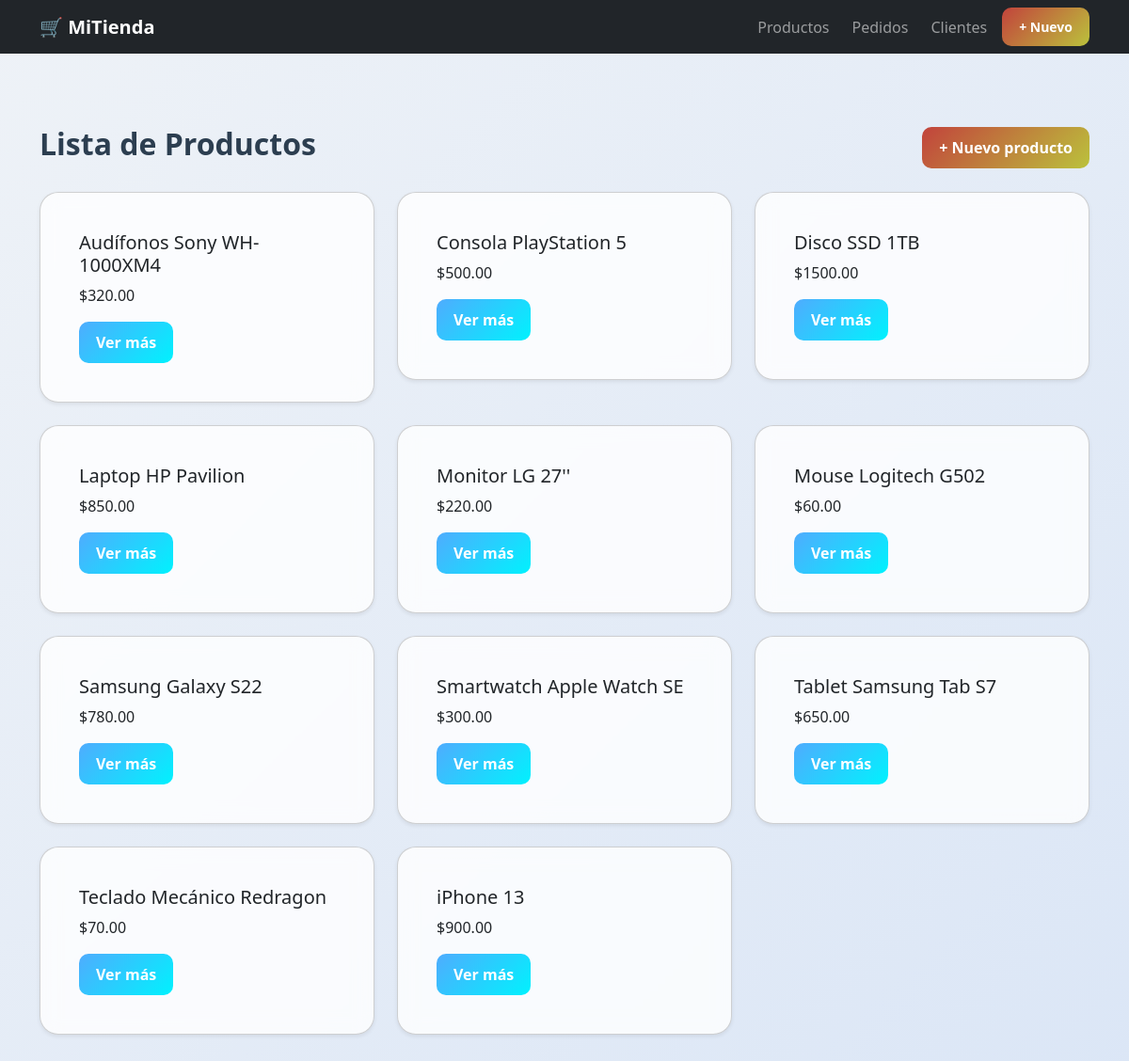
/productos/, run on the app's committed database.
### tienda/models.py (models this page shows, shortened)
class Producto(models.Model):
    nombre = models.CharField(max_length=100)
    descripcion = models.TextField()
    precio = models.DecimalField(max_digits=8, decimal_places=2)
    imagen = models.ImageField(upload_to='productos/', null=True, blank=True)
    creado_en = models.DateTimeField(auto_now_add=True)

### tienda/views.py (the view)
# urls.py: path("productos/", views.lista_productos, name="lista_productos"),
def lista_productos(request):
    productos = Producto.objects.all().order_by("nombre")
    return render(request, "tienda/lista_productos.html", {
        "productos": productos
    })

### tienda/templates/tienda/lista_productos.html (shortened to what this page needs)
{% extends "tienda/base.html" %}
{% block content %}
<div class="container mt-4">
  <div class="d-flex justify-content-between align-items-center mb-4">
    <h2>Lista de Productos</h2>
    <a href="{% url 'tienda:crear_producto' %}" class="btn btn-success">
      + Nuevo producto
    </a>
  </div>
  <div class="row">
    {% for producto in productos %}
    <div class="col-md-4">
      <div class="card shadow-sm mb-4">
        <div class="card-body">
          <h5 class="card-title">{{ producto.nombre }}</h5>
          <p class="card-text">${{ producto.precio }}</p>
          <a href="{% url 'tienda:detalle_producto' producto.pk %}" class="btn btn-primary">
            Ver más
          </a>
        </div>
      </div>
    </div>
    {% empty %}
    <div class="col-12">
      <p>No hay productos disponibles.</p>
    </div>
    {% endfor %}
  </div>
</div>
{% endblock %}

### tienda/static/css/main.css (style rules this page uses)
body { margin: 0; font-family: 'Segoe UI', Arial, sans-serif; background: linear-gradient(135deg, #eef2f7, #dbe6f6); color: #2c3e50; padding-top: 70px; }
.card { background: rgba(255, 255, 255, 0.8); backdrop-filter: blur(10px); border-radius: 20px; padding: 25px; box-shadow: 0 10px 25px rgba(0,0,0,0.08); transition: all 0.3s ease; }
.btn { padding: 10px 18px; border-radius: 10px; text-decoration: none; color: white; font-weight: bold; border: none; transition: all 0.2s ease; }
.btn-primary { background: linear-gradient(135deg, #4facfe, #00f2fe); }
.btn-success { background: linear-gradient(135deg, #C2433C, #BBC23C); }
h1, h2, h3 { font-weight: bold; }

### data on the page
Producto: nombre "Audífonos Sony WH-1000XM4", precio "320.00"
Producto: nombre "Consola PlayStation 5", precio "500.00"
Producto: nombre "Disco SSD 1TB", precio "1500.00"
Producto: nombre "Laptop HP Pavilion", precio "850.00"
Producto: nombre "Monitor LG 27''", precio "220.00"
Producto: nombre "Mouse Logitech G502", precio "60.00"
Producto: nombre "Samsung Galaxy S22", precio "780.00"
Producto: nombre "Smartwatch Apple Watch SE", precio "300.00"
Producto: nombre "Tablet Samsung Tab S7", precio "650.00"
Producto: nombre "Teclado Mecánico Redragon", precio "70.00"
Producto: nombre "iPhone 13", precio "900.00"
